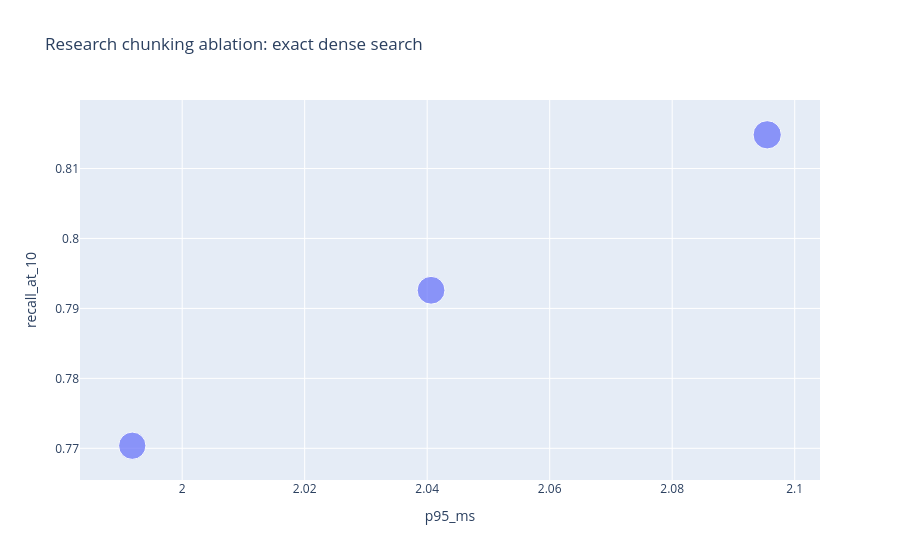

Write notebook code for a chart like this one.
### Code cell
chunking_eval_runs_df = run_benchmark(
    "chunking_research",
    {
        strategy: (
            lambda row, name=name: search_dense_collection(
                name, research_query_vectors[row.query_id], params=models.SearchParams(exact=True)
            )
        )
        for strategy, name in CHUNKING_ABLATION_COLLECTIONS.items()
    },
    evaluation_df,
)
chunking_ablation_summary_df = (
    summarize_benchmark(chunking_eval_runs_df)
    .rename(columns={"setting": "strategy"})
    .merge(chunking_corpus_summary_df, on="strategy", validate="one_to_one")
    .merge(chunking_ingestion_df, on="strategy", validate="one_to_one")
)
remember_result("chunking_summary", chunking_ablation_summary_df)
display(rank_configurations(chunking_ablation_summary_df))
px.scatter(
    chunking_ablation_summary_df,
    x="p95_ms",
    y="recall_at_10",
    size="chunks",
    hover_name="strategy",
    hover_data=["mrr", "total_body_tokens"],
    title="Research chunking ablation: exact dense search",
).show()
print("Exploratory ablation; the primary corpus is not silently replaced.")

### Figure 1 — Plotly figure (JSON) as saved in the notebook; plotly's stock layout.template omitted (floating-point values rounded to 4 significant figures)
{"data": [{"customdata": [[0.5991, 1005000.0], [0.5916, 1090000.0], [0.5785, 997600.0]], "hovertemplate": "<b>%{hovertext}</b><br><br>p95_ms=%{x}<br>recall_at_10=%{y}<br>chunks=%{marker.size}<br>mrr=%{customdata[0]}<br>total_body_tokens=%{customdata[1]}<extra></extra>", "hovertext": ["structure_aware", "fixed_overlap_15pct", "fixed_no_overlap"], "legendgroup": "", "marker": {"color": "#636efa", "size": [4134, 4004, 3855], "sizemode": "area", "sizeref": 10.34, "symbol": "circle"}, "mode": "markers", "name": "", "orientation": "v", "showlegend": false, "type": "scatter", "x": [2.096, 2.041, 1.992], "xaxis": "x", "y": [0.8148, 0.7926, 0.7704], "yaxis": "y"}], "layout": {"legend": {"itemsizing": "constant", "tracegroupgap": 0}, "title": {"text": "Research chunking ablation: exact dense search"}, "xaxis": {"anchor": "y", "domain": [0, 1], "title": {"text": "p95_ms"}}, "yaxis": {"anchor": "x", "domain": [0, 1], "title": {"text": "recall_at_10"}}}}
